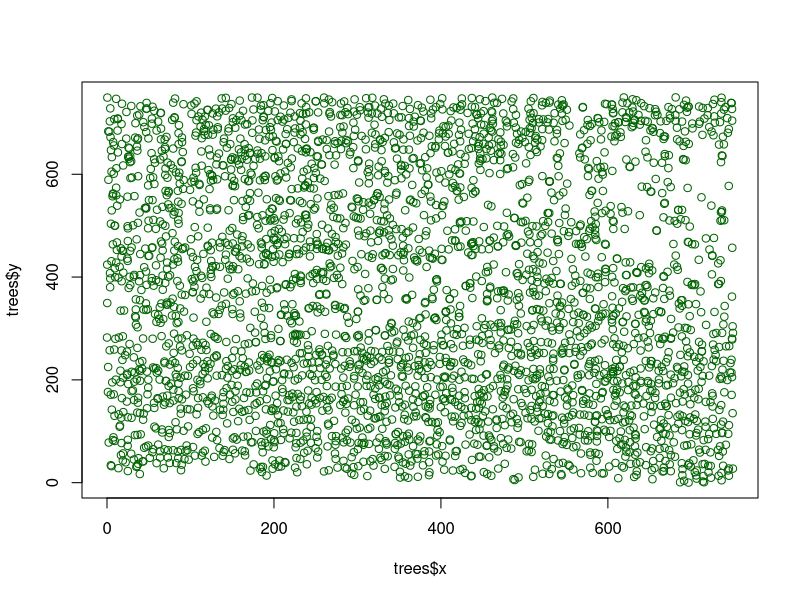

Write the R code that produced this figure. (Note: this script raises an error after producing the figure.)
#Team Assignment 6
#Team 8
#kms6bn, mer3ef, doc2g, mv5vf

#load data
setwd("~/Git/STAT_6021_Project/TeamAssign06")
trees <- read.csv("trees.csv", header = T)

#plot trees
plot(trees$x, trees$y, col = "dark green")

ba_actual <- 311.906

#Masuyama's Method
#get a random point
r <- 37
a <- pi * r ^ 2
A <- (750 + 2 * r) ^ 2
pi_i <- a / A


################################################################################
#
# Matasuyama's method
#
################################################################################
loop_lim <- 10 ^ 5
ba_area_estimate <- 0

ba_area_estimate_values <- rep(0,loop_lim)

start <- proc.time()
for (i in 1:loop_lim) {
  x1 <- runif(1,-r, 750 + r)
  y1 <- runif(1,-r, 750 + r)

  trees.sub <-
    subset(trees,(trees$x - x1) ^ 2 + (trees$y - y1) ^ 2 <= 37 ^ 2)
  ba_area_estimate <-
    ba_area_estimate + (1 / pi_i) * sum(trees.sub$ba) / loop_lim
  ba_area_estimate_values[i] <- (1 / pi_i) * sum(trees.sub$ba)
}

total_time <- proc.time() - start

percent_bias <- 100 * (ba_area_estimate - ba_actual) / ba_actual
rmse <- 100 * sqrt(var(ba_area_estimate_values)) / ba_actual

#printf ... blah blah blah

################################################################################
#
# Measure pi_i method
#
################################################################################
loop_lim <- 10 ^ 5
ba_area_estimate <- 0

ba_area_estimate_values <- rep(0,loop_lim)

start <- proc.time()
A <- 750 ^ 2
for (i in 1:loop_lim) {
  x1 <- runif(1, 0, 750)
  y1 <- runif(1, 0, 750)

  ### edit a
  a <- overlap.area(x1,y1,r)
  pi_i <- a / A

  trees.sub <-
    subset(trees,(trees$x - x1) ^ 2 + (trees$y - y1) ^ 2 <= 37 ^ 2)
  ba_area_estimate <-
    ba_area_estimate + (1 / pi_i) * sum(trees.sub$ba) / loop_lim
  ba_area_estimate_values[i] <- (1 / pi_i) * sum(trees.sub$ba)
}
total_time <- proc.time() - start

percent_bias <- 100 * (ba_area_estimate - ba_actual) / ba_actual
rmse <- 100 * sqrt(var(ba_area_estimate_values)) / ba_actual

################################################################################
################################################################################
################################################################################
################################################################################

# 1. A couple of examples of the proc.time function

start <- proc.time()   # A slow example
t <- 0
for (i in 1:1000000) {
  t <- t + i
}
proc.time() - start

start <- proc.time()   # A faster example
t <- sum(as.numeric(1:1000000))
proc.time() - start

# 2. A gift to your team
# "overlap.area(xt,yt,rl)" is a function that computes the intersection of
# a disk of radius rl centered at (xt,yt) with the 750-by-750 region that
# contains the stand of trees.
#
overlap.area <- function(xt,yt,rl) {
  dx <- min(xt, 750 - xt)
  dy <- min(yt, 750 - yt)
  if (dx >= rl & dy >= rl) {
    area <- pi * rl ^ 2
  } else {
    if (dx < rl & dy >= rl) {
      if (dx >= 0) {
        area <- (pi - acos(dx / rl)) * rl ^ 2 + dx * sqrt(rl ^ 2 - dx ^ 2)
      } else {
        ndx <- -dx
        area <- acos(ndx / rl) * rl ^ 2 - ndx * sqrt(rl ^ 2 - ndx ^ 2)
      }
    }
    if (dx >= rl & dy < rl) {
      if (dy >= 0) {
        area <- (pi - acos(dy / rl)) * rl ^ 2 + dy * sqrt(rl ^ 2 - dy ^ 2)
      } else {
        ndy <- -dy
        area <- acos(ndy / rl) * rl ^ 2 - ndy * sqrt(rl ^ 2 - ndy ^ 2)
      }
    }
    if (dx < rl & dy < rl & (dx ^ 2 + dy ^ 2) >= rl ^ 2) {
      if (dx >= 0 & dy >= 0) {
        area <-
          (pi - acos(dx / rl) - acos(dy / rl)) * rl ^ 2 + dx * sqrt(rl ^ 2 - dx ^
                                                                      2) + dy * sqrt(rl ^ 2 - dy ^ 2)
      }
      if (dx >= 0 & dy < 0) {
        ndy <- -dy
        area <- acos(ndy / rl) * rl ^ 2 - ndy * sqrt(rl ^ 2 - ndy ^ 2)
      }
      if (dx < 0 & dy >= 0) {
        ndx <- -dx
        area <- acos(ndx / rl) * rl ^ 2 - ndx * sqrt(rl ^ 2 - ndx ^ 2)
      }
      if (dx < 0 & dy < 0) {
        area <- 0
      }
    }
    if (dx < rl & dy < rl & (dx ^ 2 + dy ^ 2) < rl ^ 2) {
      if (dx >= 0 & dy >= 0) {
        theta <- (3 / 2) * pi - acos(dx / rl) - acos(dy / rl)
        area <-
          (theta / 2) * rl ^ 2 + 0.5 * (dx * sqrt(rl ^ 2 - dx ^ 2) + dy * sqrt(rl ^
                                                                                 2 - dy ^ 2)) + dx * dy
      }
      if (dx >= 0 & dy < 0) {
        area1 <- acos(dx / rl) * rl ^ 2 - dx * sqrt(rl ^ 2 - dx ^ 2)
        ndy <- -dy
        theta <- (3 / 2) * pi - acos(dx / rl) - acos(ndy / rl)
        area2 <-
          (theta / 2) * rl ^ 2 + 0.5 * (dx * sqrt(rl ^ 2 - dx ^ 2) + ndy * sqrt(rl ^
                                                                                  2 - ndy ^ 2)) + dx * ndy
        area <- pi * rl ^ 2 - (area1 + area2)
      }
      if (dx < 0 & dy >= 0) {
        area1 <- acos(dy / rl) * rl ^ 2 - dy * sqrt(rl ^ 2 - dy ^ 2)
        ndx <- -dx
        theta <- (3 / 2) * pi - acos(ndx / rl) - acos(dy / rl)
        area2 <-
          (theta / 2) * rl ^ 2 + 0.5 * (ndx * sqrt(rl ^ 2 - ndx ^ 2) + dy * sqrt(rl ^
                                                                                   2 - dy ^ 2)) + ndx * dy
        area <- pi * rl ^ 2 - (area1 + area2)
      }
      if (dx < 0 & dy < 0) {
        ndx <- -dx
        ndy <- -dy
        theta <- (3 / 2) * pi + asin(ndx / rl) + asin(ndy / rl)
        area <-
          pi * rl ^ 2 - ((theta / 2) * rl ^ 2 + 0.5 * (ndx * sqrt(rl ^ 2 - ndx ^
                                                                    2) + ndy * sqrt(rl ^ 2 - ndy ^ 2)) - ndx * ndy)
      }
    }
  }
  return(area)
}